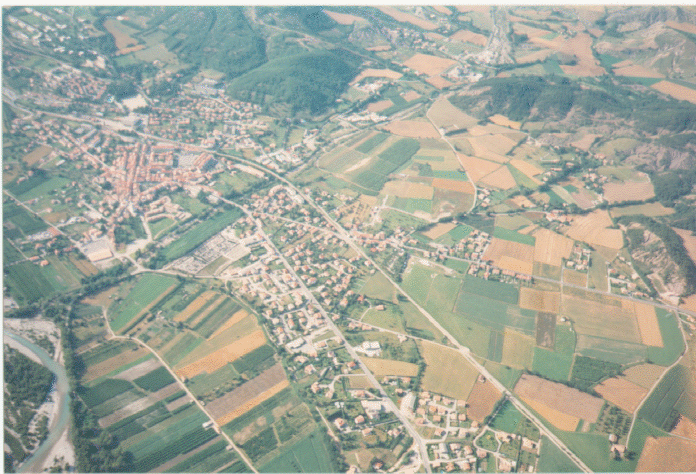
#> input picture ejercicio3/data/thresh3.png, 696 x 474 px
$ python main.py
#> lines starting #> are read from the running program, lines starting #| are printed output that depends on the picture
import cv2 as cv2
image = cv2.imread('data/thresh3.png')
#> image is the input picture: shape (474, 696, 3); mean B, G, R 155.5, 167.3, 162.6
gray = cv2.cvtColor(image, cv2.COLOR_BGR2GRAY)
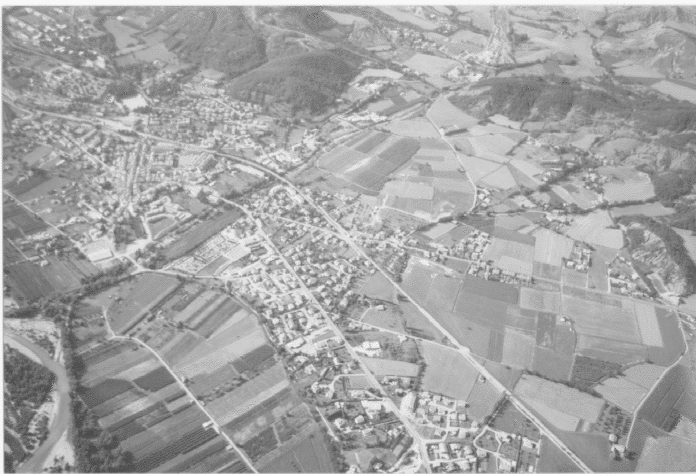
#> gray: shape (474, 696); min 77, max 248, mean 164.5
cv2.imshow('Original image',image)
cv2.imshow('Gray image', gray)
cv2.waitKey(0)
